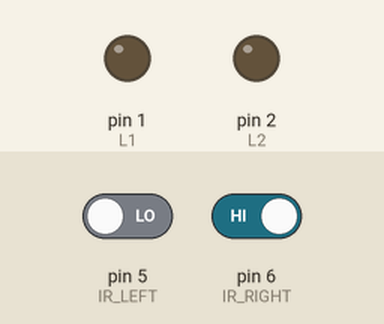
Simulated run of this sketch. Board: Arduino Uno, built with avr-gcc and run on an emulated ATmega328P. On the bench: output pins drawn as LEDs (lit = HIGH). The test bench sets the inputs (shaded band); at power-on: pin 6 (IR_RIGHT) HIGH, pin 5 (IR_LEFT) LOW. Pins used as bus, display or sensor lines are not drawn.

Above: at 1.2 s.
1.3 s: pin 6 (IR_RIGHT) driven LOW
At 1.9 s:
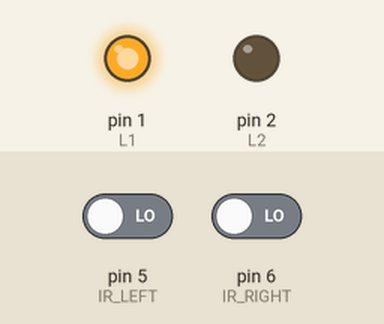
2.8 s: pin 6 (IR_RIGHT) driven HIGH
At 4.2 s:
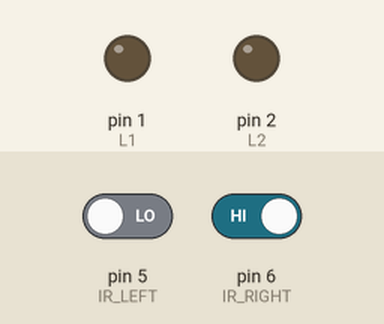
Timing chart, 0 to 5.8 s (numbered marks = the images above; inputs shaded):
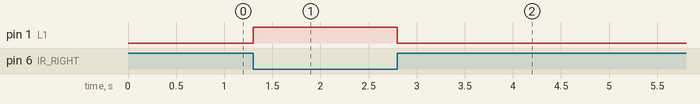

The sketch:

line_follower_robot.ino
```cpp
//left side motors ( front left and back left) connected to OUT1 & OUT2
#define L1 1        // input1 pin
#define L2 2        // input2 pin

//right side motors ( front right and back right) connected to OUT3 & OUT4
#define R1 3        // input3 pin
#define R2 4        // input4 pin

// IR sensors pin
#define IR_LEFT 5
#define IR_RIGHT 6

void setup() {
  //setup motor pins as output
  pinMode(L1, OUTPUT);
  pinMode(L2, OUTPUT);
  pinMode(R1, OUTPUT);
  pinMode(R2, OUTPUT);

  // setup IR sensor pins as input
  pinMode(IR_LEFT, INPUT);
  pinMode(IR_RIGHT, INPUT);
}

void loop() {
  // read both left and right sensor values. It may return either 0(false) or 1 (true)
  int ir_left_detected = digitalRead(IR_LEFT);
  int ir_right_detected = digitalRead(IR_RIGHT);

  if (ir_right_detected == 0 && ir_left_detected == 0) {
    forward();  //FORWARD
  }

  else if (ir_right_detected == 0 && ir_left_detected == 1) {
    right();  //Move Right
  }

  else if (ir_right_detected == 1 && ir_left_detected == 0) {
    left();  //Move Left
  }

  else if (ir_right_detected == 1 && ir_left_detected == 1) {
    halt();  //STOP
  }
}

//move forward
void forward() {
  digitalWrite(L1, HIGH);
  digitalWrite(L2, LOW);
  digitalWrite(R1, HIGH);
  digitalWrite(R2, LOW);
}

//move backward
void back() {
  digitalWrite(L2, HIGH);
  digitalWrite(L1, LOW);
  digitalWrite(R2, HIGH);
  digitalWrite(R1, LOW);
}

//move left
void left() {
  digitalWrite(L1, LOW);
  digitalWrite(L2, LOW);
  digitalWrite(R1, HIGH);
  digitalWrite(R2, LOW);
}

//move right
void right() {
  digitalWrite(L1, HIGH);
  digitalWrite(L2, LOW);
  digitalWrite(R1, LOW);
  digitalWrite(R2, LOW);
}
// stop
void halt() {
  digitalWrite(L1, LOW);
  digitalWrite(L2, LOW);
  digitalWrite(R1, LOW);
  digitalWrite(R2, LOW);
}
```

Measured:
- after the input at 1.3 s, pin 1 (L1): LOW → HIGH at once
- after the input at 2.8 s, pin 1 (L1): HIGH → LOW at once
